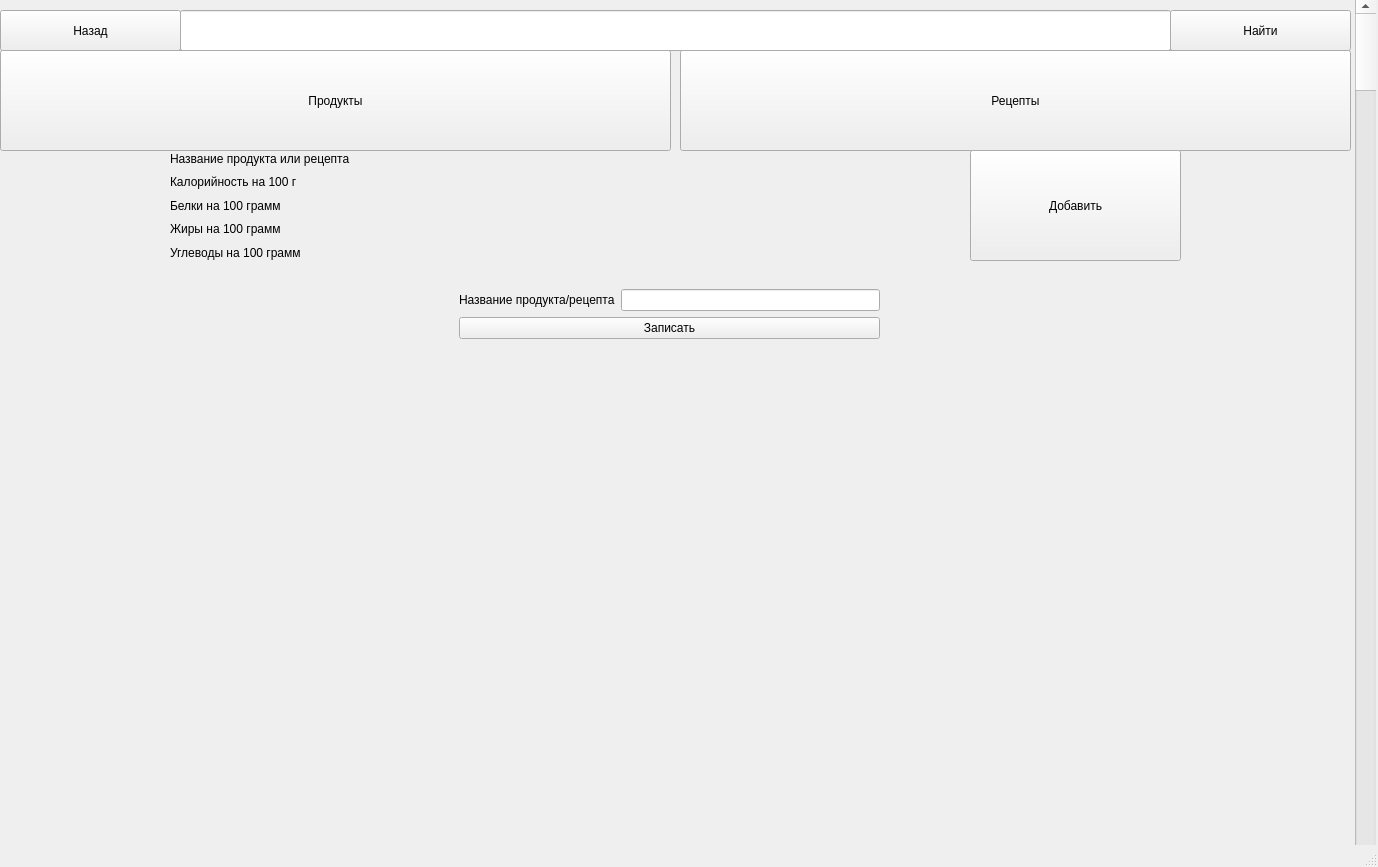
<?xml version="1.0" encoding="UTF-8"?>
<ui version="4.0">
 <class>MainWindow</class>
 <widget class="QMainWindow" name="MainWindow">
  <property name="geometry">
   <rect>
    <x>0</x>
    <y>0</y>
    <width>1378</width>
    <height>867</height>
   </rect>
  </property>
  <property name="windowTitle">
   <string>MainWindow</string>
  </property>
  <widget class="QWidget" name="centralwidget">
   <widget class="QPushButton" name="products_list_back_button">
    <property name="geometry">
     <rect>
      <x>0</x>
      <y>10</y>
      <width>181</width>
      <height>41</height>
     </rect>
    </property>
    <property name="text">
     <string>Назад</string>
    </property>
   </widget>
   <widget class="QPushButton" name="find_products_button">
    <property name="geometry">
     <rect>
      <x>1170</x>
      <y>10</y>
      <width>181</width>
      <height>41</height>
     </rect>
    </property>
    <property name="text">
     <string>Найти</string>
    </property>
   </widget>
   <widget class="QLineEdit" name="find_products_line_edit">
    <property name="geometry">
     <rect>
      <x>180</x>
      <y>10</y>
      <width>991</width>
      <height>41</height>
     </rect>
    </property>
   </widget>
   <widget class="QScrollBar" name="verticalScrollBar">
    <property name="geometry">
     <rect>
      <x>1355</x>
      <y>0</y>
      <width>21</width>
      <height>861</height>
     </rect>
    </property>
    <property name="orientation">
     <enum>Qt::Vertical</enum>
    </property>
   </widget>
   <widget class="QWidget" name="change_food_mode_widget" native="true">
    <property name="geometry">
     <rect>
      <x>0</x>
      <y>50</y>
      <width>1351</width>
      <height>101</height>
     </rect>
    </property>
    <widget class="QPushButton" name="products_button">
     <property name="geometry">
      <rect>
       <x>0</x>
       <y>0</y>
       <width>671</width>
       <height>101</height>
      </rect>
     </property>
     <property name="text">
      <string>Продукты</string>
     </property>
    </widget>
    <widget class="QPushButton" name="recipes_button">
     <property name="geometry">
      <rect>
       <x>680</x>
       <y>0</y>
       <width>671</width>
       <height>101</height>
      </rect>
     </property>
     <property name="text">
      <string>Рецепты</string>
     </property>
    </widget>
   </widget>
   <widget class="QWidget" name="food_list_widget" native="true">
    <property name="geometry">
     <rect>
      <x>170</x>
      <y>150</y>
      <width>1011</width>
      <height>691</height>
     </rect>
    </property>
    <widget class="QWidget" name="food_card_widget" native="true">
     <property name="geometry">
      <rect>
       <x>0</x>
       <y>0</y>
       <width>1011</width>
       <height>111</height>
      </rect>
     </property>
     <widget class="QWidget" name="verticalLayoutWidget">
      <property name="geometry">
       <rect>
        <x>0</x>
        <y>0</y>
        <width>801</width>
        <height>111</height>
       </rect>
      </property>
      <layout class="QVBoxLayout" name="verticalLayout">
       <item>
        <widget class="QLabel" name="food_name_label">
         <property name="text">
          <string>Название продукта или рецепта</string>
         </property>
        </widget>
       </item>
       <item>
        <widget class="QLabel" name="food_calory_label">
         <property name="text">
          <string>Калорийность на 100 г</string>
         </property>
        </widget>
       </item>
       <item>
        <widget class="QLabel" name="food_protein_label">
         <property name="text">
          <string>Белки на 100 грамм</string>
         </property>
        </widget>
       </item>
       <item>
        <widget class="QLabel" name="food_fats_label">
         <property name="text">
          <string>Жиры на 100 грамм</string>
         </property>
        </widget>
       </item>
       <item>
        <widget class="QLabel" name="food_carbohydrates_label">
         <property name="text">
          <string>Углеводы на 100 грамм</string>
         </property>
        </widget>
       </item>
      </layout>
     </widget>
     <widget class="QPushButton" name="choice_food_button">
      <property name="geometry">
       <rect>
        <x>800</x>
        <y>0</y>
        <width>211</width>
        <height>111</height>
       </rect>
      </property>
      <property name="text">
       <string>Добавить</string>
      </property>
     </widget>
    </widget>
    <widget class="QWidget" name="food_to_write_widget" native="true">
     <property name="geometry">
      <rect>
       <x>280</x>
       <y>130</y>
       <width>441</width>
       <height>91</height>
      </rect>
     </property>
     <widget class="QWidget" name="formLayoutWidget">
      <property name="geometry">
       <rect>
        <x>9</x>
        <y>9</y>
        <width>421</width>
        <height>71</height>
       </rect>
      </property>
      <layout class="QFormLayout" name="formLayout_2">
       <item row="0" column="0">
        <widget class="QLabel" name="food_to_write_name_label">
         <property name="text">
          <string>Название продукта/рецепта</string>
         </property>
        </widget>
       </item>
       <item row="0" column="1">
        <widget class="QLineEdit" name="food_to_write_count_line_edit"/>
       </item>
       <item row="1" column="0" colspan="2">
        <widget class="QPushButton" name="food_to_write_button">
         <property name="text">
          <string>Записать</string>
         </property>
        </widget>
       </item>
      </layout>
     </widget>
    </widget>
   </widget>
  </widget>
  <widget class="QStatusBar" name="statusbar"/>
 </widget>
 <resources/>
 <connections/>
</ui>
